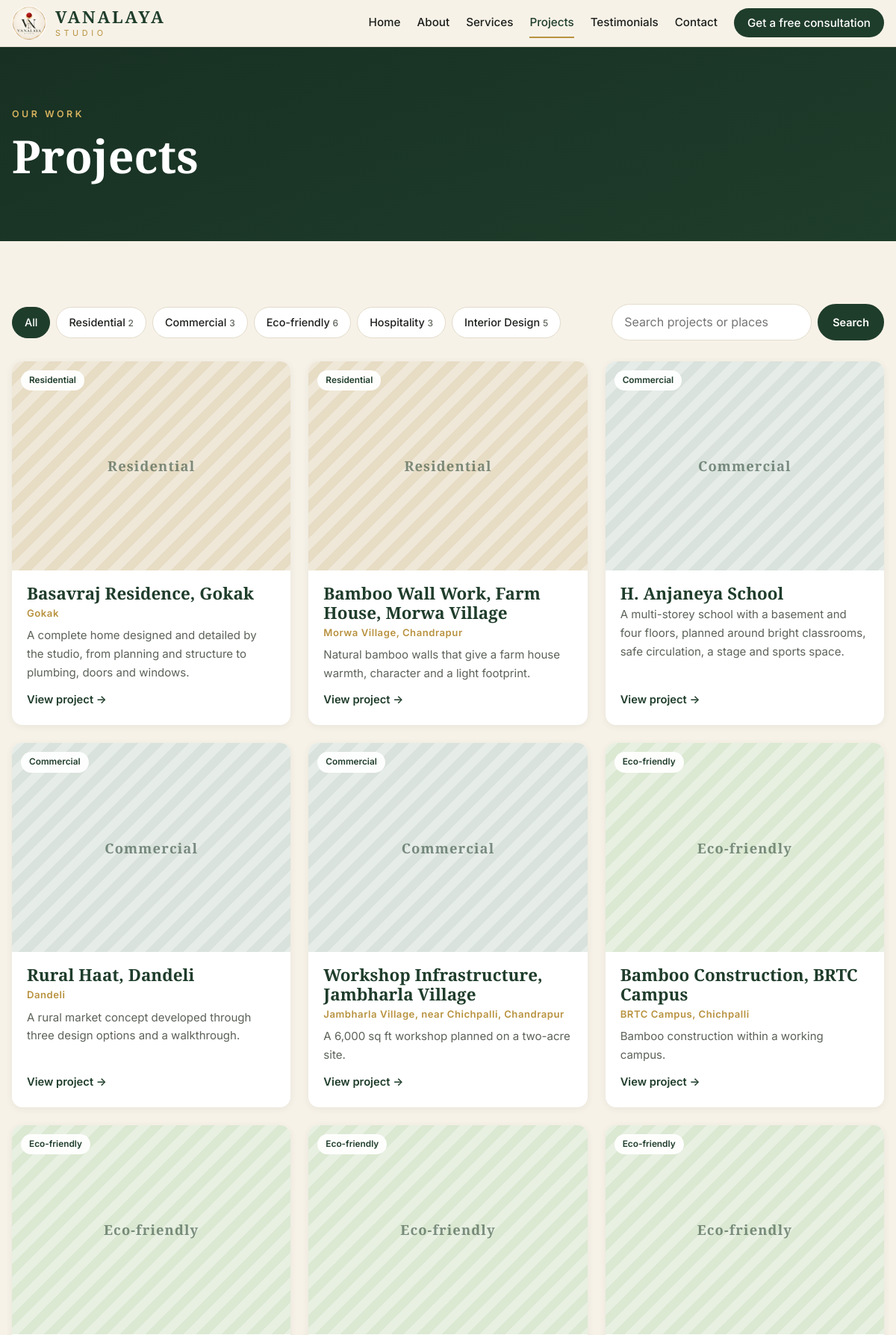
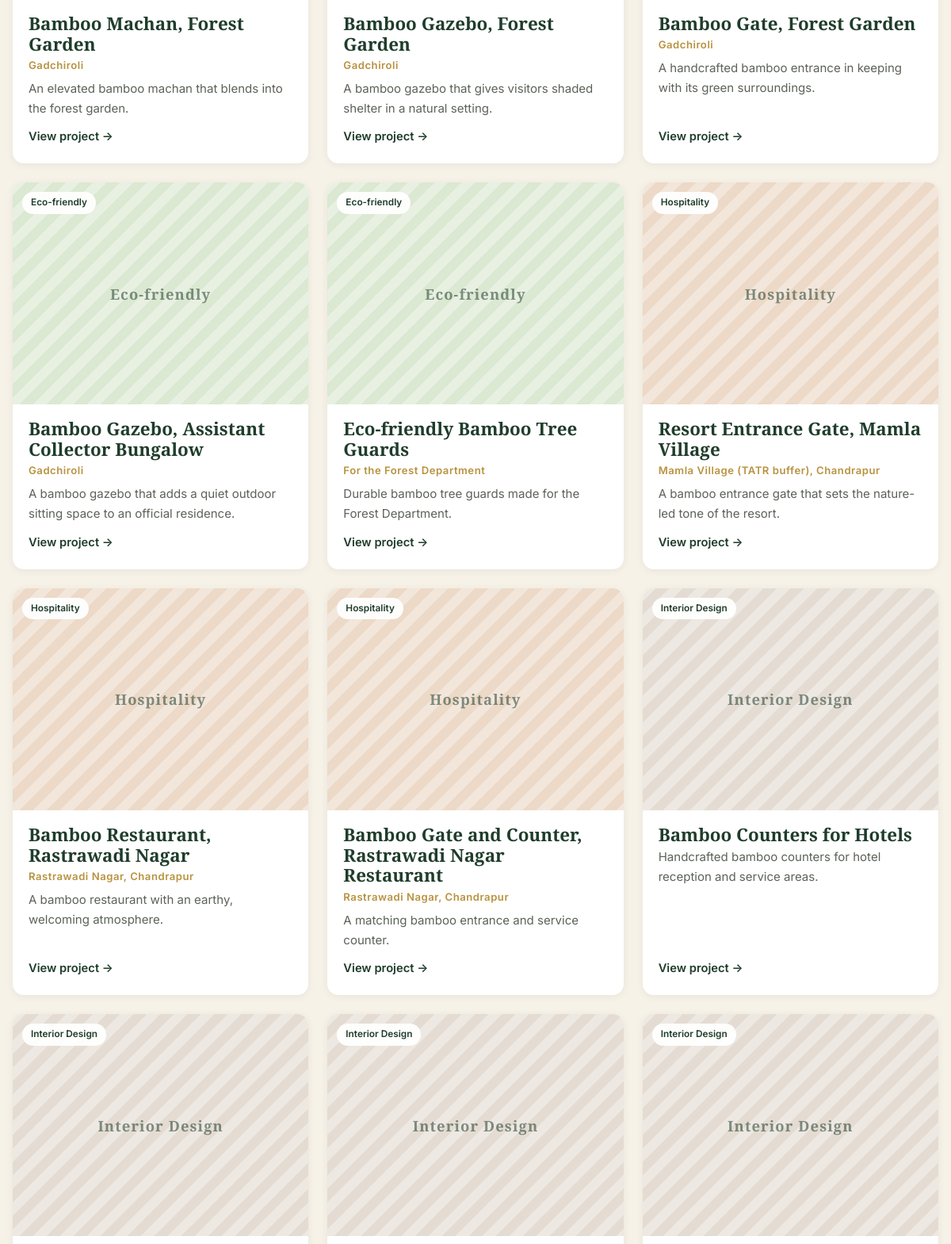
The app's page /projects (upper part) with its own data (2 pictures, top to bottom).
### tables this page shows
CREATE TABLE site_settings (
    key TEXT PRIMARY KEY,
    value TEXT DEFAULT ''
);

CREATE TABLE categories (
    slug TEXT PRIMARY KEY,
    name TEXT NOT NULL,
    blurb TEXT DEFAULT '',
    sort_order INTEGER DEFAULT 0
);

CREATE TABLE projects (
    id INTEGER PRIMARY KEY AUTOINCREMENT,
    slug TEXT UNIQUE NOT NULL,
    title TEXT NOT NULL,
    category TEXT NOT NULL,
    location TEXT DEFAULT '',
    area TEXT DEFAULT '',
    summary TEXT DEFAULT '',
    description TEXT DEFAULT '',
    tags TEXT DEFAULT '',
    studio_role TEXT DEFAULT '',
    video_url TEXT DEFAULT '',
    featured INTEGER DEFAULT 0,
    published INTEGER DEFAULT 1,
    sort_order INTEGER DEFAULT 0,
    created_at TEXT DEFAULT CURRENT_TIMESTAMP
);

### app.py (the view)
    @app.route("/projects")
    def projects():
        cat = request.args.get("category", "").strip()
        q = request.args.get("q", "").strip()
        where, params = "", []
        if cat:
            where += " AND p.category = ?"
            params.append(cat)
        if q:
            where += " AND (p.title LIKE ? OR p.location LIKE ? OR p.tags LIKE ? OR p.summary LIKE ?)"
            params += [f"%{q}%"] * 4
        rows = project_cards(where, tuple(params))
        counts = {r["category"]: r["n"] for r in db().execute(
            "SELECT category, COUNT(*) AS n FROM projects WHERE published = 1 GROUP BY category")}
        return render_template("projects.html", projects=rows, active=cat, q=q, counts=counts)

### app.py (called while the page is built)
def register_db(app):
    def get_db():
        if "db" not in g:
            g.db = sqlite3.connect(app.config["DB_PATH"])
            g.db.row_factory = sqlite3.Row
            g.db.execute("PRAGMA foreign_keys = ON")
        return g.db
    app.get_db = get_db
    @app.teardown_appcontext
    def close_db(_exc):
        db = g.pop("db", None)
        if db is not None:
            db.close()

def get_settings(db):
    return {r["key"]: r["value"] for r in db.execute("SELECT key, value FROM site_settings")}

### templates/projects.html (shortened to what this page needs)
{% extends "base.html" %}
{% from "_cards.html" import project_card %}
{% block content %}
<section class="page-head">
  <div class="wrap">
    <p class="eyebrow eyebrow-light">Our work</p>
    <h1>Projects</h1>
  </div>
</section>
<section class="section">
  <div class="wrap">
    <div class="filters">
      <div class="filter-tabs" role="tablist">
        <a href="{{ url_for('projects', q=q or None) }}" class="{{ 'active' if not active }}">All</a>
        {% for c in nav_categories %}
        <a href="{{ url_for('projects', category=c.slug, q=q or None) }}" class="{{ 'active' if active == c.slug }}">{{ c.name }}{% if counts.get(c.slug) %} <small>{{ counts[c.slug] }}</small>{% endif %}</a>
        {% endfor %}
      </div>
      <form class="search" method="get" action="{{ url_for('projects') }}" role="search">
        <input type="search" name="q" value="{{ q }}" placeholder="Search projects or places" aria-label="Search projects">
        <button class="btn btn-small" type="submit">Search</button>
      </form>
    </div>
    {% if projects %}
    <div class="grid">
      {% for p in projects %}{{ project_card(p) }}{% endfor %}
    </div>
    {% else %}
    <p class="empty">No projects match that search. <a href="{{ url_for('projects') }}">See all projects</a>.</p>
    {% endif %}
  </div>
</section>
{% endblock %}

### templates/base.html (shortened to what this page needs)
{% from "_icons.html" import icon %}
<!doctype html>
<html lang="en">
<head>
<link rel="stylesheet" href="{{ url_for('static', filename='css/site.css') }}">
</head>
<body>
<header class="site-header" id="top">
  <div class="wrap header-in">
    <a class="brand" href="{{ url_for('home') }}" aria-label="{{ S.studio_name }} home">
      <img src="{{ url_for('static', filename='img/logo-256.png') }}" alt="" width="46" height="46">
      <span class="brand-text"><strong>VANALAYA</strong><small>STUDIO</small></span>
    </a>
    <nav class="nav" id="nav" aria-label="Main">
      <a href="{{ url_for('home') }}" {% if request.endpoint == 'home' %}aria-current="page"{% endif %}>Home</a>
      <a href="{{ url_for('about') }}" {% if request.endpoint == 'about' %}aria-current="page"{% endif %}>About</a>
      <a href="{{ url_for('services') }}" {% if request.endpoint == 'services' %}aria-current="page"{% endif %}>Services</a>
      <a href="{{ url_for('projects') }}" {% if request.endpoint in ('projects', 'project_detail') %}aria-current="page"{% endif %}>Projects</a>
      <a href="{{ url_for('testimonials') }}" {% if request.endpoint == 'testimonials' %}aria-current="page"{% endif %}>Testimonials</a>
      <a href="{{ url_for('contact') }}" {% if request.endpoint == 'contact' %}aria-current="page"{% endif %}>Contact</a>
      <a class="btn btn-small nav-cta" href="{{ url_for('contact') }}">{{ S.cta_text }}</a>
    </nav>
  </div>
</header>
<main id="main">
{% block content %}{% endblock %}
</main>
</body>
</html>

### templates/_cards.html
{% macro project_card(p) -%}
<a class="card project-card" href="{{ url_for('project_detail', slug=p.slug) }}">
  <div class="card-img cat-{{ p.category }}">
    {% if p.cover %}
      <img src="{{ url_for('media', filename=p.cover ~ '_t.jpg') }}" alt="{{ p.title }}" loading="lazy">
    {% else %}
      <div class="ph"><span>{{ p.category_name }}</span></div>
    {% endif %}
    <span class="chip">{{ p.category_name }}</span>
  </div>
  <div class="card-body">
    <h3>{{ p.title }}</h3>
    {% if p.location %}<p class="loc">{{ p.location }}</p>{% endif %}
    <p>{{ p.summary }}</p>
    <span class="more">View project &rarr;</span>
  </div>
</a>
{%- endmacro %}

### records on screen
site_settings: cta_text "Get a free consultation"
categories: name "Residential", counts "2"
categories: name "Commercial", counts "3"
categories: name "Eco-friendly", counts "6"
categories: name "Hospitality", sort_order "3"
categories: name "Interior Design", counts "5"
projects: category_name "Residential", title "Basavraj Residence, Gokak", location "Gokak", summary "A complete home designed and detailed by the studio, from planning and structure to plumbing, doors and windows."
projects: category_name "Residential", title "Bamboo Wall Work, Farm House, Morwa Village", location "Morwa Village, Chandrapur", summary "Natural bamboo walls that give a farm house warmth, character and a light footprint."
projects: category_name "Commercial", title "H. Anjaneya School", summary "A multi-storey school with a basement and four floors, planned around bright classrooms, safe circulation, a stage and sports space."
projects: category_name "Commercial", title "Rural Haat, Dandeli", location "Dandeli", summary "A rural market concept developed through three design options and a walkthrough."
projects: category_name "Commercial", title "Workshop Infrastructure, Jambharla Village", location "Jambharla Village, near Chichpalli, Chandrapur", summary "A 6,000 sq ft workshop planned on a two-acre site."
projects: category_name "Eco-friendly", title "Bamboo Construction, BRTC Campus", location "BRTC Campus, Chichpalli", summary "Bamboo construction within a working campus."
projects: category_name "Eco-friendly", title "Bamboo Machan, Forest Garden", location "Gadchiroli", summary "An elevated bamboo machan that blends into the forest garden."
projects: category_name "Eco-friendly", title "Bamboo Gazebo, Forest Garden", location "Gadchiroli", summary "A bamboo gazebo that gives visitors shaded shelter in a natural setting."
projects: category_name "Eco-friendly", title "Bamboo Gate, Forest Garden", location "Gadchiroli", summary "A handcrafted bamboo entrance in keeping with its green surroundings."
projects: category_name "Eco-friendly", title "Bamboo Gazebo, Assistant Collector Bungalow", location "Gadchiroli", summary "A bamboo gazebo that adds a quiet outdoor sitting space to an official residence."
projects: category_name "Eco-friendly", title "Eco-friendly Bamboo Tree Guards", location "For the Forest Department", summary "Durable bamboo tree guards made for the Forest Department."
projects: category_name "Hospitality", title "Resort Entrance Gate, Mamla Village", location "Mamla Village (TATR buffer), Chandrapur", summary "A bamboo entrance gate that sets the nature-led tone of the resort."
projects: category_name "Hospitality", title "Bamboo Restaurant, Rastrawadi Nagar", location "Rastrawadi Nagar, Chandrapur", summary "A bamboo restaurant with an earthy, welcoming atmosphere."
projects: category_name "Hospitality", title "Bamboo Gate and Counter, Rastrawadi Nagar Restaurant", location "Rastrawadi Nagar, Chandrapur", summary "A matching bamboo entrance and service counter."
projects: category_name "Interior Design", title "Bamboo Counters for Hotels", summary "Handcrafted bamboo counters for hotel reception and service areas."
projects: category_name "Interior Design"
projects: category_name "Interior Design"
projects: category_name "Interior Design"
